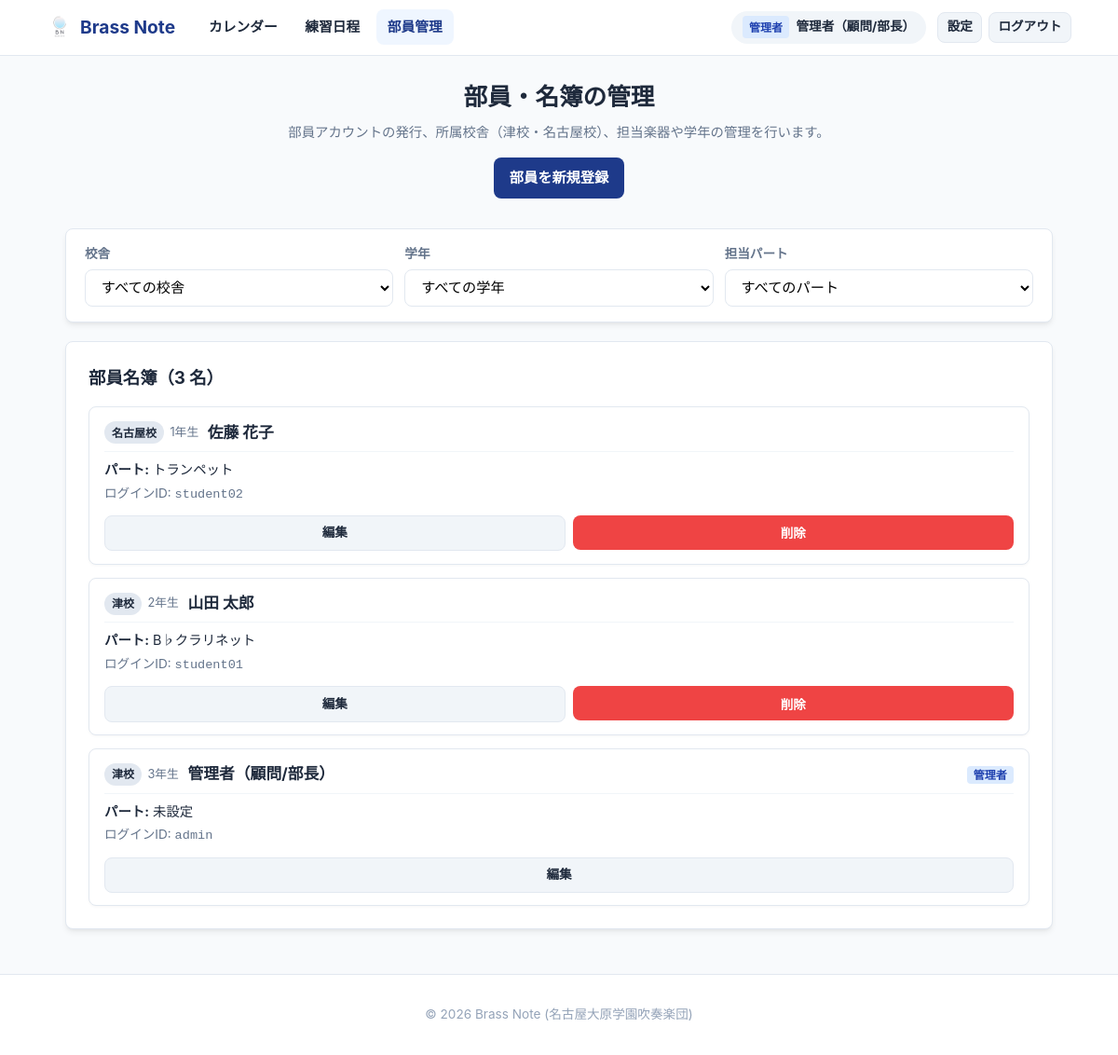
The page /admin/users.php (signed in) on the database its author committed.
### tables this page shows
CREATE TABLE IF NOT EXISTS `users` (
    `id` INT AUTO_INCREMENT PRIMARY KEY,
    `login_id` VARCHAR(50) NOT NULL UNIQUE COMMENT 'ログインID（学籍番号や識別子）',
    `password_hash` VARCHAR(255) NOT NULL COMMENT 'パスワードハッシュ',
    `name` VARCHAR(100) NOT NULL COMMENT '氏名',
    `instrument_id` INT NULL COMMENT '担当楽器ID',
    `grade` VARCHAR(50) NOT NULL DEFAULT '1' COMMENT '学年 (1~4, teacher, other)',
    `campus` VARCHAR(50) NOT NULL DEFAULT '津校' COMMENT '所属校舎（津校 / 名古屋校）',
    `role` ENUM('admin', 'student') NOT NULL DEFAULT 'student' COMMENT '権限 (admin: 管理者, student: 一般部員)',
    `is_active` TINYINT(1) NOT NULL DEFAULT 1 COMMENT '有効フラグ (1: 有効, 0: 停止/卒業)',
    `created_at` DATETIME NOT NULL DEFAULT CURRENT_TIMESTAMP,
    `updated_at` DATETIME NOT NULL DEFAULT CURRENT_TIMESTAMP ON UPDATE CURRENT_TIMESTAMP,
    FOREIGN KEY (`instrument_id`) REFERENCES `instruments` (`id`) ON DELETE SET NULL
);

CREATE TABLE IF NOT EXISTS `instruments` (
    `id` INT AUTO_INCREMENT PRIMARY KEY,
    `name` VARCHAR(50) NOT NULL COMMENT '楽器名',
    `section` ENUM('Woodwind', 'Brass', 'Percussion', 'String', 'Other') NOT NULL DEFAULT 'Woodwind' COMMENT 'セクション',
    `display_order` INT NOT NULL DEFAULT 0 COMMENT '表示順',
    `created_at` DATETIME NOT NULL DEFAULT CURRENT_TIMESTAMP
);

### admin/users.php (the view, shortened to what the rows shown need)
<?php
require_once __DIR__ . '/../includes/auth.php';
$pdo = get_db_connection();
$action = $_GET['action'] ?? 'list';
$grade_options = [
    '1' => '1年生',
    '2' => '2年生',
    '3' => '3年生',
    '4' => '4年生',
    'teacher' => '教師',
    'other' => 'その他'
];
$campus_options = ['津校', '名古屋校'];
function format_grade($grade, $grade_options) {
    return $grade_options[$grade] ?? ($grade ? $grade . '年' : '-');
}
$stmt = $pdo->query('SELECT * FROM instruments ORDER BY display_order ASC');
$instruments = $stmt->fetchAll();
$edit_user = null;
$filter_campus = trim($_GET['campus'] ?? '');
$filter_grade = trim($_GET['grade'] ?? '');
$filter_instrument = trim($_GET['instrument_id'] ?? '');
$where = [];
$params = [];
$where_sql = !empty($where) ? 'WHERE ' . implode(' AND ', $where) : '';
$total_users_count = (int)$pdo->query('SELECT COUNT(*) FROM users')->fetchColumn();
$sql = "
    SELECT u.*, i.name AS instrument_name, i.section AS instrument_section
    FROM users u
    LEFT JOIN instruments i ON u.instrument_id = i.id
    {$where_sql}
    ORDER BY u.is_active DESC, u.campus ASC, COALESCE(i.display_order, 999) ASC, u.grade ASC, u.name ASC
";
$stmt = $pdo->prepare($sql);
$stmt->execute($params);
$all_users = $stmt->fetchAll();
require_once __DIR__ . '/../includes/header.php';
?>
<div class="page-header">
    <h1>部員・名簿の管理</h1>
</div>
<?php if ($action === 'create' || $action === 'edit'): ?>
    <div class="card" style="max-width: 600px; margin: 0 auto;">
        <h2 class="card-title"><?= $action === 'create' ? '部員アカウントの新規登録' : '部員情報の編集' ?></h2>
        <form method="POST" action="users.php?action=<?= $action ?>" id="user-form">
            <input type="hidden" name="csrf_token" value="<?= h(get_csrf_token()) ?>">
            <?php if ($action === 'edit'): ?>
                <input type="hidden" name="id" value="<?= (int)$edit_user['id'] ?>">
            <?php endif; ?>
            <div class="form-group">
                <label for="campus">所属校舎 <span class="required">*</span></label>
                <select id="campus" name="campus" class="form-control" required>
                    <?php foreach ($campus_options as $c): ?>
                        <option value="<?= h($c) ?>" <?= ($edit_user['campus'] ?? '津校') === $c ? 'selected' : '' ?>>
                            <?= h($c) ?>
                        </option>
                    <?php endforeach; ?>
                </select>
            </div>
            <div class="form-group">
                <label for="login_id">ログインID（学籍番号など） <span class="required">*</span></label>
                <input type="text" id="login_id" name="login_id" class="form-control" required
                       value="<?= h($edit_user['login_id'] ?? '') ?>" placeholder="例: s2026001">
            </div>
            <div class="form-group">
                <label for="name">氏名 <span class="required">*</span></label>
                <input type="text" id="name" name="name" class="form-control" required
                       value="<?= h($edit_user['name'] ?? '') ?>" placeholder="例: 山田 太郎">
            </div>
            <div class="form-grid-2">
                <div class="form-group">
                    <label for="instrument_id">担当楽器（パート）</label>
                    <select id="instrument_id" name="instrument_id" class="form-control">
                        <option value="">-- 選択してください --</option>
                        <?php foreach ($instruments as $inst): ?>
                            <option value="<?= $inst['id'] ?>" <?= ($edit_user['instrument_id'] ?? '') == $inst['id'] ? 'selected' : '' ?>>
                                <?= h($inst['name']) ?>
                            </option>
                        <?php endforeach; ?>
                    </select>
                </div>
                <div class="form-group">
                    <label for="grade">学年・区分</label>
                    <select id="grade" name="grade" class="form-control">
                        <?php foreach ($grade_options as $val => $label): ?>
                            <option value="<?= h($val) ?>" <?= ($edit_user['grade'] ?? '1') == $val ? 'selected' : '' ?>>
                                <?= h($label) ?>
                            </option>
                        <?php endforeach; ?>
                    </select>
                </div>
            </div>
            <div class="form-group">
                <label for="password">
                    パスワード <?= $action === 'create' ? '<span class="required">*</span>' : '（変更する場合のみ入力）' ?>
                </label>
                <input type="password" id="password" name="password" class="form-control"
                       <?= $action === 'create' ? 'required minlength="6"' : 'minlength="6"' ?> placeholder="6文字以上">
            </div>
            <div class="form-group">
                <label for="role">ユーザー権限</label>
                <select id="role" name="role" class="form-control">
                    <option value="student" <?= ($edit_user['role'] ?? '') !== 'admin' ? 'selected' : '' ?>>一般部員（出欠登録のみ）</option>
                    <option value="admin" <?= ($edit_user['role'] ?? '') === 'admin' ? 'selected' : '' ?>>管理者（日程・部員管理が可能）</option>
                </select>
            </div>
            <div class="form-group">
                <label style="display: flex; align-items: center; gap: 0.5rem; cursor: pointer;">
                    <input type="checkbox" name="is_active" value="1" <?= ($edit_user['is_active'] ?? 1) == 1 ? 'checked' : '' ?>>
                    有効アカウント（チェックを外すとログインできなくなります）
                </label>
            </div>
            <div style="display: flex; justify-content: center; align-items: center; margin-top: 2rem; gap: 1rem;">
                <a href="users.php" class="btn btn-secondary" style="min-width: 120px;">キャンセル</a>
                <button type="submit" class="btn btn-primary" style="min-width: 140px;">
                    <?= $action === 'create' ? '部員を登録する' : '変更を保存する' ?>
                </button>
            </div>
            <?php if ($action === 'edit' && $edit_user['id'] != $_SESSION['user_id']): ?>
                <div style="text-align: center; margin-top: 1.5rem; padding-top: 1rem; border-top: 1px dashed var(--border);">
                    <button type="button" onclick="confirmDeleteUser(<?= (int)$edit_user['id'] ?>, '<?= addslashes(h($edit_user['name'])) ?>')" style="background: none; border: none; color: #dc2626; font-size: 0.85rem; text-decoration: underline; cursor: pointer; padding: 0.25rem 0.5rem;">
                        このユーザーを削除する
                    </button>
                </div>
            <?php endif; ?>
        </form>
        <?php if ($action === 'edit' && $edit_user['id'] != $_SESSION['user_id']): ?>
            <form id="delete-user-form" method="POST" action="users.php?action=delete" style="display: none;">
                <input type="hidden" name="csrf_token" value="<?= h(get_csrf_token()) ?>">
                <input type="hidden" name="id" id="delete-user-id" value="<?= (int)$edit_user['id'] ?>">
            </form>
        <?php endif; ?>
    </div>
<?php else: ?>
    <div class="card">
        <h2 class="card-title" style="display: flex; justify-content: space-between; align-items: center; flex-wrap: wrap; gap: 0.5rem;">
            <span>
                部員名簿（<?= count($all_users) ?> 名<?= ($filter_campus !== '' || $filter_grade !== '' || $filter_instrument !== '') ? ' / 全 ' . $total_users_count . ' 名' : '' ?>）
            </span>
        </h2>
        <?php if (empty($all_users)): ?>
            <p style="text-align: center; color: var(--text-muted); padding: 2.5rem 1rem;">
                条件に一致する部員が見つかりませんでした。<br>
                <a href="users.php" style="color: var(--primary); margin-top: 0.5rem; display: inline-block;">すべての部員を表示する</a>
            </p>
        <?php else: ?>
        <div class="user-cards-mobile" style="display: flex; flex-direction: column; gap: 0.85rem;">
            <?php foreach ($all_users as $u): ?>
                <div class="user-card-item <?= $u['is_active'] ? '' : 'user-card-inactive' ?>">
                    <div class="user-card-top">
                        <div style="display: flex; align-items: center; gap: 0.4rem; flex-wrap: wrap;">
                            <span class="badge" style="background: #e2e8f0; color: var(--text-main); font-size: 0.75rem;">
                                <?= h($u['campus'] ?? '津校') ?>
                            </span>
                            <span style="font-size: 0.8rem; color: var(--text-muted);">
                                <?= h(format_grade($u['grade'] ?? '1', $grade_options)) ?>
                            </span>
                            <strong style="font-size: 1.05rem; margin-left: 0.2rem;">
                                <?= h($u['name']) ?>
                            </strong>
                        </div>
                        <div>
                            <?php if ($u['role'] === 'admin'): ?>
                                <span class="tag-admin">管理者</span>
                            <?php endif; ?>
                        </div>
                    </div>
                    <div class="user-card-details">
                        <div><strong>パート:</strong> <?= h($u['instrument_name'] ?? '未設定') ?></div>
                        <div style="font-size: 0.85rem; color: var(--text-muted); margin-top: 0.25rem;">
                            ログインID: <code><?= h($u['login_id']) ?></code>
                        </div>
                    </div>
                    <div class="user-card-btns">
                        <a href="users.php?action=edit&id=<?= $u['id'] ?>" class="btn btn-secondary btn-sm" style="flex: 1; text-align: center;">編集</a>
                        <?php if ($u['id'] != $_SESSION['user_id']): ?>
                            <form method="POST" action="users.php?action=delete" style="flex: 1;" onsubmit="return confirm('部員「<?= addslashes(h($u['name'])) ?>」と出欠記録を完全に削除しますか？\n※この操作は取り消せません。');">
                                <button type="submit" class="btn btn-danger btn-sm" style="width: 100%;">削除</button>
                            </form>
                        <?php endif; ?>
                    </div>
                </div>
            <?php endforeach; ?>
        </div>
        <?php endif; ?>
    </div>
<?php endif; ?>
<?php require_once __DIR__ . '/../includes/footer.php'; ?>

### includes/header.php (shortened to what the rows shown need)
<?php
$current_user = get_current_user_data();
$is_admin_area = str_contains($_SERVER['SCRIPT_NAME'], '/admin/');
$base_path = $is_admin_area ? '../' : './';
$current_script = basename($_SERVER['SCRIPT_NAME']);
?>
<!DOCTYPE html>
<html lang="ja">
<head>
    <link rel="stylesheet" href="<?= $base_path ?>css/style.css">
</head>
<body>
<header>
    <div class="header-inner">
        <div class="nav-collapse" id="nav-collapse">
            <?php if ($current_user): ?>
                <nav class="nav-menu">
                    <a href="<?= $base_path ?>index.php" class="nav-item <?= (!$is_admin_area && $current_script === 'index.php') ? 'active' : '' ?>">
                        カレンダー
                    </a>
                    <?php if ($current_user['role'] === 'admin'): ?>
                        <a href="<?= $base_path ?>admin/events.php" class="nav-item <?= ($is_admin_area && ($current_script === 'events.php' || $current_script === 'event_detail.php')) ? 'active' : '' ?>">
                            練習日程
                        </a>
                        <a href="<?= $base_path ?>admin/users.php" class="nav-item <?= ($is_admin_area && $current_script === 'users.php') ? 'active' : '' ?>">
                            部員管理
                        </a>
                    <?php endif; ?>
                </nav>
                <div class="header-right desktop-header-right">
                    <div class="user-badge">
                        <?php if ($current_user['role'] === 'admin'): ?>
                            <span class="tag-admin">管理者</span>
                        <?php endif; ?>
                        <strong><?= h($current_user['name']) ?></strong>
                    </div>
                    <div class="user-actions desktop-user-actions">
                        <a href="<?= $base_path ?>settings.php" class="btn btn-secondary btn-sm">設定</a>
                        <a href="<?= $base_path ?>logout.php" class="btn btn-secondary btn-sm">ログアウト</a>
                    </div>
                </div>
            <?php else: ?>
                <div class="header-right">
                    <a href="<?= $base_path ?>login.php" class="btn btn-primary btn-sm">ログイン</a>
                </div>
            <?php endif; ?>
        </div>
    </div>
</header>
<main class="main-container">

### rows shown on the page
users: name "管理者（顧問/部長）", campus "津校", grade "3年生", role "管理者", instrument_name "未設定", login "admin"
users: campus "名古屋校", grade "1年生", name "佐藤 花子", instrument.name "トランペット", login "student02"
users: campus "津校", grade "2年生", name "山田 太郎", instrument.name "B♭クラリネット", login "student01"

### other values the page prints
APP_NAME "Brass Note"
count($all_users) "3"
